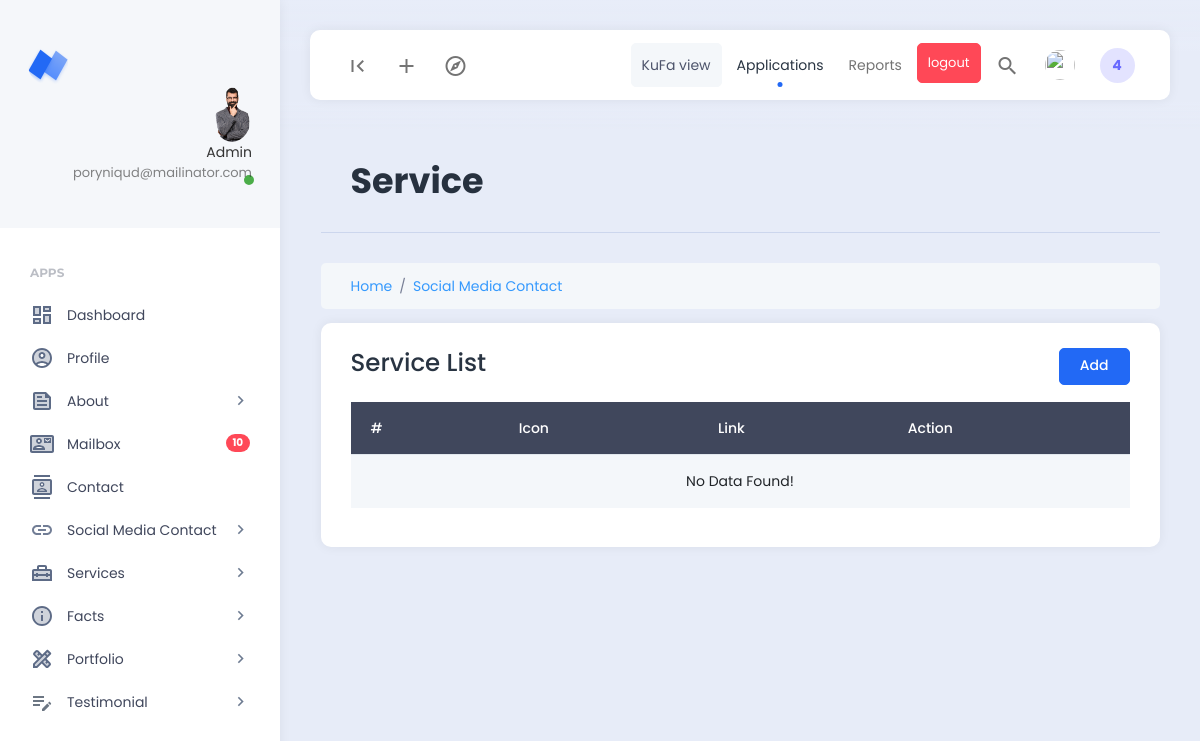
/dashboard/social_media_show.php (signed in), run on an earlier commit of the app's database.
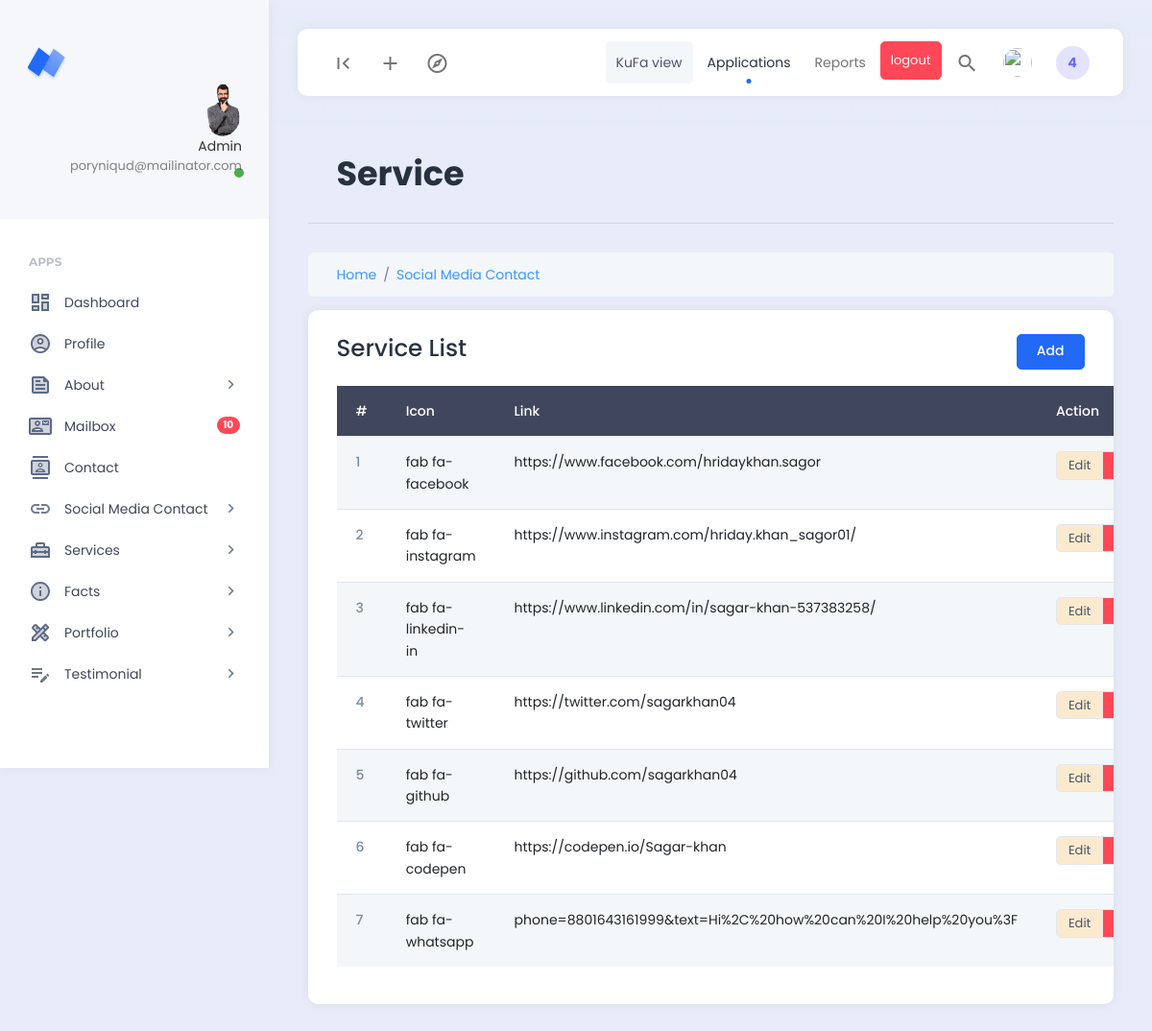
And on a later commit of the database.
### tables this page shows
CREATE TABLE `social_medias` (
  `id` int NOT NULL,
  `icon` varchar(255) NOT NULL,
  `link` varchar(255) NOT NULL
);

### dashboard/social_media_show.php (the view, shortened to what this page needs)
<?php
include('./extends/header.php');
include('../config/db.php');
$select_social_media = "SELECT * FROM  social_medias";
$medias = mysqli_query($db_connect,$select_social_media);
$single_port = mysqli_fetch_assoc($medias);
$serial = 0;
?>
<div class="row">
    <div class="col">
        <div class="page-description">
            <h1>Service</h1>
        </div>
    </div>
    <div class="col-12">
        <nav aria-label="breadcrumb">
            <ol class="breadcrumb breadcrumb-container">
                <li class="breadcrumb-item"><a href="#">Home</a></li>
                <li class="breadcrumb-item"><a href="#">Social Media Contact</a></li>
            </ol>
        </nav>
    </div>
    <div class="col-12">
        <div class="card">
            <div class="card-header d-flex justify-content-between">
                <h3>Service List</h3>
                <a href="social_media_add.php" class="btn btn-primary">Add</a>
            </div>
            <div class="card-body" style="overflow-y: scroll;">
                <table class="table table-striped">
                    <thead class="table-dark">
                        <tr>
                            <th scope="col">#</th>
                            <th scope="col">Icon</th>
                            <th scope="col">Link</th>
                            <th scope="col">Action</th>
                        </tr>
                    </thead>
                    <tbody>
                        <?php if($single_port) :?>
                        <?php foreach($medias as $media) :?>
                        <tr>
                            <th scope="row"><?= ++$serial ?></th>
                            <td><?= $media['icon'] ?></td>
                            <td><?= $media['link'] ?></td>
                            <td>
                                <div class="btn-group">
                                    <a href="social_media_edit.php?edit_id=<?= $media['id'] ?>"
                                        class="btn btn-secondary btn-sm">Edit</a>
                                    <a href="social_media_post.php?delete_id=<?= $media['id'] ?>"
                                        class="btn btn-danger btn-sm">Delete</a>
                                </div>
                            </td>
                        </tr>
                        <?php endforeach; ?>
                        <?php else :?>
                        <tr>
                            <td colspan="6" class="text-center">No Data Found!</td>
                        </tr>
                        <?php endif;?>
                    </tbody>
                </table>
            </div>
        </div>
    </div>
</div>
<?php
include('./extends/footer.php')
?>

### dashboard/extends/header.php (shortened to what this page needs)
<!DOCTYPE html>
<html lang="en">
<head>
    <link href="../assets/plugins/bootstrap/css/bootstrap.min.css" rel="stylesheet">
    <link href="../assets/plugins/perfectscroll/perfect-scrollbar.css" rel="stylesheet">
    <link href="../assets/plugins/pace/pace.css" rel="stylesheet">
    <link href="../assets/css/main.min.css" rel="stylesheet">
    <link href="../assets/css/custom.css" rel="stylesheet">
    <link rel="stylesheet" href="https://cdnjs.cloudflare.com/ajax/libs/font-awesome/6.4.2/css/all.min.css"
 />
</head>
<body>
    <div class="app align-content-stretch d-flex flex-wrap">
        <div class="app-sidebar" style="overflow-y: scroll;">
            <div class="logo">
                <a href="index.html" class="logo-icon"><span class="logo-text">Neptune</span></a>
                <div class="sidebar-user-switcher user-activity-online">
                    <a href="#">
                        <img src="../images/profile/<?= $_SESSION['admin_image'] ?>" style="border-radius: 50%;">
                        <span class="activity-indicator"></span>
                        <span class="user-info-text"><?= $_SESSION['admin_name'] ?><br>
                            <span class="user-state-info"><?= $_SESSION['admin_email']?></span></span>
                    </a>
                </div>
            </div>
            <div class="app-menu">
                <ul class="accordion-menu">
                    <li class="sidebar-title">
                        Apps
                    </li>
                    <li class="<?= (basename($_SERVER['PHP_SELF']) == 'home.php') ? 'active-page': '' ?>">
                        <a href="home.php" class="active"><i class="material-icons-two-tone">dashboard</i>Dashboard</a>
                    </li>
                    <li class="<?= (basename($_SERVER['PHP_SELF']) == 'profile.php') ? 'active-page': '' ?>">
                        <a href="profile.php" class="active"><i class="material-icons-two-tone">
                                account_circle</i>Profile</a>
                    </li>
                    <li class="<?= (basename($_SERVER['PHP_SELF']) == 'about_post.php') ? 'active-page': '' ?>">
                        <a href="about_post.php"><i class="material-icons-two-tone">feed</i>About<i
                                class="material-icons has-sub-menu">keyboard_arrow_right</i></a>
                    </li>
                    <li class="<?= (basename($_SERVER['PHP_SELF']) == 'mail_show.php') ? 'active-page': '' ?>">
                        <a href="mail_show.php" class="active"><i
                                class="material-icons-two-tone">contact_mail</i>Mailbox<span
                                class="badge rounded-pill badge-danger float-end">10</span></a>
                    </li>
                    <li class="<?= (basename($_SERVER['PHP_SELF']) == 'contact.php') ? 'active-page': '' ?>">
                        <a href="contact.php" class="active"><i class="material-icons-two-tone">contacts</i>Contact</a>
                    </li>
                    <li class="<?= (basename($_SERVER['PHP_SELF']) == 'social_media_post.php') ? 'active-page': '' ?>">
                        <a href="social_media_post.php"><i class="material-icons-two-tone">link</i>Social Media
                            Contact<i class="material-icons has-sub-menu">keyboard_arrow_right</i></a>
                    </li>
                    <li class="<?= (basename($_SERVER['PHP_SELF']) == 'services.php') ? 'active-page': '' ?>">
                        <a href="services.php"><i class="material-icons-two-tone">home_repair_service</i>Services<i
                                class="material-icons has-sub-menu">keyboard_arrow_right</i></a>
                    </li>
                    <li class="<?= (basename($_SERVER['PHP_SELF']) == 'facts_post.php') ? 'active-page': '' ?>">
                        <a href="facts_show.php"><i class="material-icons-two-tone">info</i>Facts<i
                                class="material-icons has-sub-menu">keyboard_arrow_right</i></a>
                    </li>
                    <li class="<?= (basename($_SERVER['PHP_SELF']) == 'portfolio_post.php') ? 'active-page': '' ?>">
                        <a href="portfolio_post.php"><i class="material-icons-two-tone">design_services</i>Portfolio<i
                                class="material-icons has-sub-menu">keyboard_arrow_right</i></a>
                    </li>
                    <li class="<?= (basename($_SERVER['PHP_SELF']) == 'testimonial_post.php') ? 'active-page': '' ?>">
                        <a href="testimonial_post.php"><i class="material-icons-two-tone">edit_note</i>Testimonial<i
                                class="material-icons has-sub-menu">keyboard_arrow_right</i></a>
                    </li>
                </ul>
            </div>
        </div>
        <div class="app-container">
            <div class="app-header">
                <nav class="navbar navbar-light navbar-expand-lg">
                    <div class="container-fluid">
                        <div class="navbar-nav" id="navbarNav">
                            <ul class="navbar-nav">
                                <li class="nav-item">
                                    <a class="nav-link hide-sidebar-toggle-button" href="#"><i
                                            class="material-icons">first_page</i></a>
                                </li>
                                <li class="nav-item dropdown hidden-on-mobile">
                                    <a class="nav-link dropdown-toggle" href="#" id="addDropdownLink" role="button"
                                        data-bs-toggle="dropdown" aria-expanded="false">
                                        <i class="material-icons">add</i>
                                    </a>
                                </li>
                                <li class="nav-item dropdown hidden-on-mobile">
                                    <a class="nav-link dropdown-toggle" href="#" id="exploreDropdownLink" role="button"
                                        data-bs-toggle="dropdown" aria-expanded="false">
                                        <i class="material-icons-outlined">explore</i>
                                    </a>
                                </li>
                            </ul>
                        </div>
                        <div class="d-flex">
                            <ul class="navbar-nav">
                                <li class="nav-item hidden-on-mobile">
                                    <a class="btn btn-light" href="http://localhost/batch-2304/project/kufa/"
                                        target=_blank;">KuFa view</a>
                                </li>
                                <li class="nav-item hidden-on-mobile">
                                    <a class="nav-link active" href="#">Applications</a>
                                </li>
                                <li class="nav-item hidden-on-mobile">
                                    <a class="nav-link" href="#">Reports</a>
                                </li>
                                <li class="nav-item hidden-on-mobile">
                                    <a class="nav-link btn btn-danger text-white btn-sm" href="logout.php">logout</a>
                                </li>
                                <li class=" nav-item">
                                    <a class="nav-link toggle-search" href="#"><i class="material-icons">search</i></a>
                                </li>
                                <li class="nav-item hidden-on-mobile">
                                    <a class="nav-link language-dropdown-toggle" href="#" id="languageDropDown"
                                        data-bs-toggle="dropdown"><img src="../assets/images/flags/bd.png" alt=""
                                            class="rounded-circle"></a>
                                </li>
                                <li class="nav-item hidden-on-mobile">
                                    <a class="nav-link nav-notifications-toggle" id="notificationsDropDown" href="#"
                                        data-bs-toggle="dropdown">4</a>
                                </li>
                            </ul>
                        </div>
                    </div>
                </nav>
            </div>
            <div class="app-content">
                <div class="content-wrapper">
                    <div class="container">

### dashboard/extends/footer.php (shortened to what this page needs)
</div>
</div>
</div>
</div>
</div>
</body>
</html>

What changed in the data, as far as the page shows it:
added social_medias: icon "fab fa-facebook", link "https://www.facebook.com/hridaykhan.sagor"
added social_medias: icon "fab fa-instagram", link "https://www.instagram.com/hriday.khan_sagor01/"
added social_medias: icon "fab fa-linkedin-in", link "https://www.linkedin.com/in/sagar-khan-537383258/"
added social_medias: icon "fab fa-twitter", link "https://twitter.com/sagarkhan04"
added social_medias: icon "fab fa-github", link "https://github.com/sagarkhan04"
added social_medias: icon "fab fa-codepen", link "https://codepen.io/Sagar-khan"
added social_medias: icon "fab fa-whatsapp", link "phone=8801643161999&text=Hi%2C%20how%20can%20I%20help%20you%3F"
Also different on the page:
text no longer shown: "No Data Found!"
